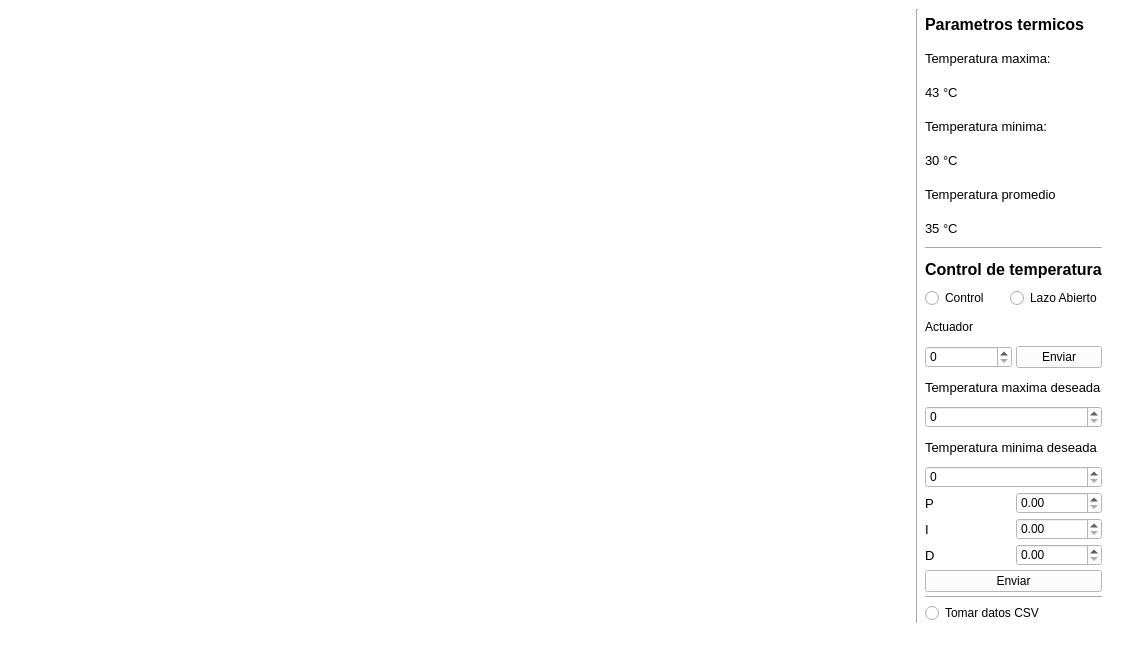
<?xml version="1.0" encoding="UTF-8"?>
<ui version="4.0">
 <class>MainWindow</class>
 <widget class="QMainWindow" name="MainWindow">
  <property name="geometry">
   <rect>
    <x>0</x>
    <y>0</y>
    <width>1127</width>
    <height>654</height>
   </rect>
  </property>
  <property name="windowTitle">
   <string>Aplicativo Hipertermia</string>
  </property>
  <property name="autoFillBackground">
   <bool>false</bool>
  </property>
  <property name="styleSheet">
   <string notr="true">QWidget {
	background-color: white;
}</string>
  </property>
  <widget class="QWidget" name="centralwidget">
   <layout class="QHBoxLayout" name="horizontalLayout">
    <item>
     <widget class="QWidget" name="widget" native="true">
      <property name="sizePolicy">
       <sizepolicy hsizetype="Expanding" vsizetype="Preferred">
        <horstretch>0</horstretch>
        <verstretch>0</verstretch>
       </sizepolicy>
      </property>
      <layout class="QHBoxLayout" name="horizontalLayout_2">
       <property name="spacing">
        <number>0</number>
       </property>
       <property name="leftMargin">
        <number>0</number>
       </property>
       <property name="topMargin">
        <number>0</number>
       </property>
       <property name="rightMargin">
        <number>0</number>
       </property>
       <property name="bottomMargin">
        <number>0</number>
       </property>
       <item>
        <widget class="QWidget" name="widget_2" native="true">
         <property name="maximumSize">
          <size>
           <width>800</width>
           <height>16777215</height>
          </size>
         </property>
         <layout class="QVBoxLayout" name="verticalLayout_4">
          <property name="spacing">
           <number>0</number>
          </property>
          <property name="leftMargin">
           <number>0</number>
          </property>
          <property name="topMargin">
           <number>0</number>
          </property>
          <property name="rightMargin">
           <number>0</number>
          </property>
          <property name="bottomMargin">
           <number>0</number>
          </property>
          <item>
           <layout class="QVBoxLayout" name="imagen_termica_layout">
            <property name="spacing">
             <number>0</number>
            </property>
           </layout>
          </item>
         </layout>
        </widget>
       </item>
       <item>
        <widget class="QWidget" name="widget_3" native="true">
         <property name="maximumSize">
          <size>
           <width>300</width>
           <height>16777215</height>
          </size>
         </property>
         <layout class="QVBoxLayout" name="verticalLayout_2">
          <property name="spacing">
           <number>0</number>
          </property>
          <property name="leftMargin">
           <number>0</number>
          </property>
          <property name="topMargin">
           <number>0</number>
          </property>
          <property name="rightMargin">
           <number>0</number>
          </property>
          <property name="bottomMargin">
           <number>0</number>
          </property>
          <item>
           <widget class="QWidget" name="widget_4" native="true">
            <layout class="QVBoxLayout" name="verticalLayout_7">
             <property name="leftMargin">
              <number>0</number>
             </property>
             <property name="topMargin">
              <number>0</number>
             </property>
             <property name="rightMargin">
              <number>0</number>
             </property>
             <property name="bottomMargin">
              <number>0</number>
             </property>
             <item>
              <layout class="QVBoxLayout" name="maxima_temperatura_layout"/>
             </item>
            </layout>
           </widget>
          </item>
         </layout>
        </widget>
       </item>
      </layout>
     </widget>
    </item>
    <item>
     <widget class="Line" name="line_2">
      <property name="orientation">
       <enum>Qt::Vertical</enum>
      </property>
     </widget>
    </item>
    <item>
     <layout class="QVBoxLayout" name="verticalLayout">
      <property name="spacing">
       <number>4</number>
      </property>
      <property name="rightMargin">
       <number>16</number>
      </property>
      <item>
       <widget class="QLabel" name="parametros_termicos_label">
        <property name="font">
         <font>
          <pointsize>12</pointsize>
          <weight>75</weight>
          <bold>true</bold>
         </font>
        </property>
        <property name="text">
         <string>Parametros termicos</string>
        </property>
       </widget>
      </item>
      <item>
       <widget class="QLabel" name="temperatura_maxima">
        <property name="font">
         <font>
          <pointsize>10</pointsize>
         </font>
        </property>
        <property name="text">
         <string>Temperatura maxima:</string>
        </property>
       </widget>
      </item>
      <item>
       <widget class="QLabel" name="temperatura_maxima_value">
        <property name="font">
         <font>
          <pointsize>10</pointsize>
         </font>
        </property>
        <property name="text">
         <string>43 °C</string>
        </property>
       </widget>
      </item>
      <item>
       <widget class="QLabel" name="temperatura_minima">
        <property name="font">
         <font>
          <pointsize>10</pointsize>
         </font>
        </property>
        <property name="text">
         <string>Temperatura minima:</string>
        </property>
       </widget>
      </item>
      <item>
       <widget class="QLabel" name="temperatura_minima_value">
        <property name="font">
         <font>
          <pointsize>10</pointsize>
         </font>
        </property>
        <property name="text">
         <string>30 °C</string>
        </property>
       </widget>
      </item>
      <item>
       <widget class="QLabel" name="temperatura_promedio">
        <property name="font">
         <font>
          <pointsize>10</pointsize>
         </font>
        </property>
        <property name="text">
         <string>Temperatura promedio</string>
        </property>
       </widget>
      </item>
      <item>
       <widget class="QLabel" name="temperatura_promedio_value">
        <property name="font">
         <font>
          <pointsize>10</pointsize>
         </font>
        </property>
        <property name="text">
         <string>35 °C</string>
        </property>
       </widget>
      </item>
      <item>
       <widget class="Line" name="line">
        <property name="orientation">
         <enum>Qt::Horizontal</enum>
        </property>
       </widget>
      </item>
      <item>
       <widget class="QLabel" name="control_temperatura_label">
        <property name="font">
         <font>
          <pointsize>12</pointsize>
          <weight>75</weight>
          <bold>true</bold>
         </font>
        </property>
        <property name="text">
         <string>Control de temperatura</string>
        </property>
       </widget>
      </item>
      <item>
       <layout class="QHBoxLayout" name="horizontalLayout_4">
        <item>
         <widget class="QRadioButton" name="toggleControl">
          <property name="text">
           <string>Control</string>
          </property>
         </widget>
        </item>
        <item>
         <widget class="QRadioButton" name="toogleLazoAbierto">
          <property name="text">
           <string>Lazo Abierto</string>
          </property>
         </widget>
        </item>
       </layout>
      </item>
      <item>
       <widget class="QLabel" name="actuador_label">
        <property name="text">
         <string>Actuador</string>
        </property>
       </widget>
      </item>
      <item>
       <layout class="QHBoxLayout" name="horizontalLayout_7">
        <item>
         <widget class="QSpinBox" name="actuado_value"/>
        </item>
        <item>
         <widget class="QPushButton" name="actuador_value_send">
          <property name="text">
           <string>Enviar</string>
          </property>
         </widget>
        </item>
       </layout>
      </item>
      <item>
       <widget class="QLabel" name="temperatura_maxima_deseada_label">
        <property name="font">
         <font>
          <pointsize>10</pointsize>
         </font>
        </property>
        <property name="text">
         <string>Temperatura maxima deseada</string>
        </property>
       </widget>
      </item>
      <item>
       <widget class="QSpinBox" name="temperatura_maxima_deseada_value"/>
      </item>
      <item>
       <widget class="QLabel" name="temperatura_minima_deseada_label">
        <property name="font">
         <font>
          <pointsize>10</pointsize>
         </font>
        </property>
        <property name="text">
         <string>Temperatura minima deseada</string>
        </property>
       </widget>
      </item>
      <item>
       <widget class="QSpinBox" name="tempertatura_minima_deseada_value"/>
      </item>
      <item>
       <layout class="QHBoxLayout" name="horizontalLayout_6">
        <item>
         <widget class="QLabel" name="control_P_label">
          <property name="font">
           <font>
            <pointsize>10</pointsize>
           </font>
          </property>
          <property name="text">
           <string>P</string>
          </property>
         </widget>
        </item>
        <item>
         <widget class="QDoubleSpinBox" name="control_P_value"/>
        </item>
       </layout>
      </item>
      <item>
       <layout class="QHBoxLayout" name="horizontalLayout_5">
        <item>
         <widget class="QLabel" name="control_I_label">
          <property name="font">
           <font>
            <pointsize>10</pointsize>
           </font>
          </property>
          <property name="text">
           <string>I</string>
          </property>
         </widget>
        </item>
        <item>
         <widget class="QDoubleSpinBox" name="control_I_value"/>
        </item>
       </layout>
      </item>
      <item>
       <layout class="QHBoxLayout" name="horizontalLayout_3">
        <item>
         <widget class="QLabel" name="control_D_label">
          <property name="font">
           <font>
            <pointsize>10</pointsize>
           </font>
          </property>
          <property name="text">
           <string>D</string>
          </property>
         </widget>
        </item>
        <item>
         <widget class="QDoubleSpinBox" name="control_D_value"/>
        </item>
       </layout>
      </item>
      <item>
       <widget class="QPushButton" name="send_button">
        <property name="text">
         <string>Enviar</string>
        </property>
       </widget>
      </item>
      <item>
       <widget class="Line" name="line_3">
        <property name="orientation">
         <enum>Qt::Horizontal</enum>
        </property>
       </widget>
      </item>
      <item>
       <widget class="QRadioButton" name="toogleCSV">
        <property name="text">
         <string>Tomar datos CSV</string>
        </property>
       </widget>
      </item>
     </layout>
    </item>
   </layout>
  </widget>
  <widget class="QMenuBar" name="menubar">
   <property name="geometry">
    <rect>
     <x>0</x>
     <y>0</y>
     <width>1127</width>
     <height>26</height>
    </rect>
   </property>
  </widget>
  <widget class="QStatusBar" name="statusbar"/>
 </widget>
 <resources/>
 <connections/>
</ui>
